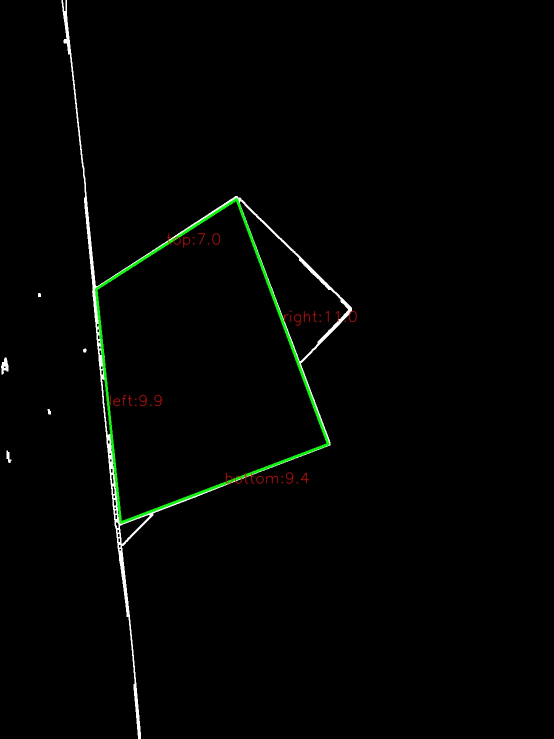
#> input picture fold_paper_2/result/1_max_area_quad.jpg, 1108 x 1477 px, given in place of 4_edges_paper.jpg, which was not available (shown at 1/2 size)
$ python find_max_area.py
#> lines starting #> are read from the running program, lines starting #| are printed output that depends on the picture; after the words box and inside, x2 and y2 are one past the last pixel; in counts of white or black regions, pixels touching at a corner belong together; pictures that were not available may be replaced by others from this repository, and a replacement may not be noted
import cv2
import numpy as np


class MaxAreaQuadFinder:
    def __init__(self, image_path):
#> called with image_path = 'edges/4_edges_paper.jpg'
        self.px2cm = 47.4416628993705  # 像素轉公分的比例
        self.image_path = image_path
        self.img = cv2.imread(image_path)
#> self.img is the input picture: shape (1477, 1108, 3); mean B, G, R 2.4, 3.7, 2.6
        if self.img is None:
            raise FileNotFoundError(f"無法讀取影像: {image_path}")
        self.max_area = 0
        self.max_contour = None
        self.ordered_pts = None  # (tl, tr, br, bl)
        self.side_lengths = None  # dict

    def find_max_area_quad(self):
        gray = cv2.cvtColor(self.img, cv2.COLOR_BGR2GRAY)
        edges = cv2.Canny(gray, 20, 150)
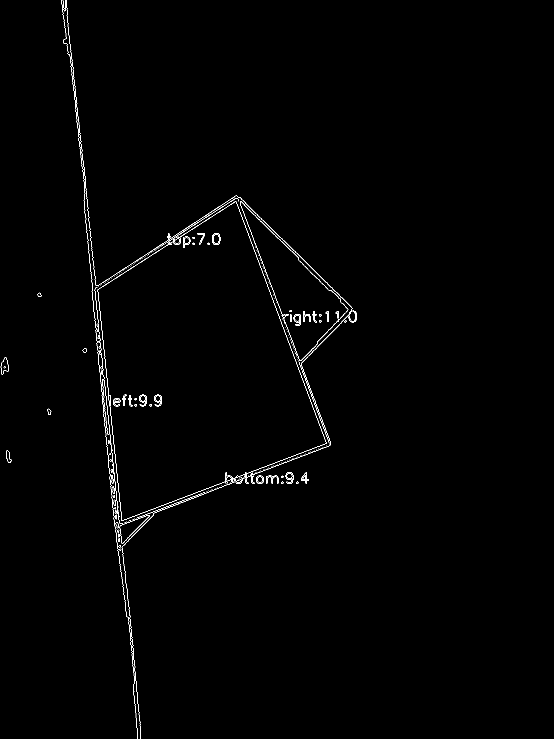
#> edges: shape (1477, 1108) (shown at 1/2 size); 0.68% white in thin lines or dots, all inside (x1, y1, x2, y2) = (1, 0, 714, 1477)
        contours, _ = cv2.findContours(
            edges, cv2.RETR_EXTERNAL, cv2.CHAIN_APPROX_SIMPLE
        )
#> contours = 114 contours, 90 with area under 20; largest, box (x1, y1, x2, y2) and area: (133, 0, 705, 1042) 212832, (239, 1030, 300, 1087) 1234, (204, 759, 220, 870) 521, (1, 715, 18, 750) 324, (571, 944, 587, 968) 228

        for cnt in contours:
            epsilon = 0.02 * cv2.arcLength(cnt, True)
            approx = cv2.approxPolyDP(cnt, epsilon, True)
            if len(approx) == 4:
                area = cv2.contourArea(approx)
                if area > self.max_area:
                    self.max_area = area
                    self.max_contour = approx
#> this loop made 114 passes
#> epsilon on passes 2, 3, 4, 5, 7, 15, 16, 17, 18, 19, 30, 34: 0.257, 0.337, 0.33, 0.29, 0.591, 0.41, 0.33, 0.193, 0.575, 0.257, 0.739, 0.273
#> (epsilon, approx) on passes 6, 9, 11, 13, 14, 20: (0, [[248, 1045]]), (0, [[256, 1042]]), (0, [[264, 1039]]), (0, [[272, 1036]]), (3.81, [[299, 1031], [240, 1051], [243, 1086]]), (6.01, [[404, 986], [274, 1035]])
#> after the loop, self.max_area = 8
        if self.max_contour is not None:
            self.ordered_pts = self._order_points(self.max_contour.reshape(4, 2))
#> in _order_points, `s = pts.sum(axis=1)`: s = [1337, 1337, 1341, 1341]
#> in _order_points, `diff = np.diff(pts, axis=1)`: diff = [857, 861, 861, 857]
#> self.ordered_pts = [[240, 1097], [240, 1097], [240, 1101], [238, 1099]]
            self.side_lengths = self._compute_side_lengths(self.ordered_pts)
#> in _compute_side_lengths, `(tl, tr, br, bl) = rect`: tl = [240, 1097]; br = [240, 1101]; bl = [238, 1099]
#> self.side_lengths = {'top': 0, 'right': 4, 'bottom': 2.83, 'left': 2.83, 'perimeter': 9.66}

    def draw_and_show(self):
        if self.max_contour is not None:
            cv2.drawContours(self.img, [self.max_contour], -1, (0, 255, 0), 3)
#> self.img: shape (1477, 1108, 3); under 0.01% of pixels changed, all inside (x1, y1, x2, y2) = (236, 1095, 245, 1104)
            print("最大面積:", self.max_area)
#| 最大面積: 8.0
            print("四個頂點座標:\n", self.max_contour.reshape(4, 2))
#| 四個頂點座標:
#|  [[ 240 1097]
#|  [ 238 1099]
#|  [ 240 1101]
#|  [ 242 1099]]
            if self.side_lengths:
                print("邊長 :")
                for k, v in self.side_lengths.items():
                    print(f"  {k}: {v:.2f} 像素, {(v / self.px2cm):.2f} cm")
#> this loop made 5 passes
#> (k, v) on passes 1 to 5: ('top', 0), ('right', 4), ('bottom', 2.83), ('left', 2.83), ('perimeter', 9.66)
#|   top: 0.00 像素, 0.00 cm
#|   right: 4.00 像素, 0.08 cm
#|   bottom: 2.83 像素, 0.06 cm
#|   left: 2.83 像素, 0.06 cm
#|   perimeter: 9.66 像素, 0.20 cm
                # 標註邊長
                self._annotate_lengths()
            resized = cv2.resize(self.img, (0, 0), fx=0.5, fy=0.5)
            cv2.imshow("Max Area Quad", resized)
            cv2.waitKey(0)
            cv2.destroyAllWindows()
            # print(self.image_path)
            name = self.image_path.split("\\")[-1].split("_")[0]
            # print(name)
            print(rf"儲存結果到 result\{name}_max_area_quad.jpg")
            cv2.imwrite(rf"result\{name}_max_area_quad.jpg", self.img)
        else:
            print("找不到四邊形")

    @staticmethod
    def _order_points(pts):
        # pts: (4,2)
        rect = np.zeros((4, 2), dtype="float32")
        s = pts.sum(axis=1)
        rect[0] = pts[np.argmin(s)]  # tl
        rect[2] = pts[np.argmax(s)]  # br
        diff = np.diff(pts, axis=1)
        rect[1] = pts[np.argmin(diff)]  # tr
        rect[3] = pts[np.argmax(diff)]  # bl
        return rect

    @staticmethod
    def _dist(a, b):
        return float(np.linalg.norm(a - b))

    def _compute_side_lengths(self, rect):
        (tl, tr, br, bl) = rect
        return {
            "top": self._dist(tl, tr),
            "right": self._dist(tr, br),
            "bottom": self._dist(br, bl),
            "left": self._dist(bl, tl),
            "perimeter": self._dist(tl, tr)
            + self._dist(tr, br)
            + self._dist(br, bl)
            + self._dist(bl, tl),
        }

    def _annotate_lengths(self):
        (tl, tr, br, bl) = self.ordered_pts.astype(int)
#> tl = [240, 1097]; tr = [240, 1097]; br = [240, 1101]; bl = [238, 1099]
        pairs = {
            "top": (tl, tr),
            "right": (tr, br),
            "bottom": (br, bl),
            "left": (bl, tl),
        }
#> pairs = {'top': ([240, 1097], [240, 1097]), 'right': ([240, 1097], [240, 1101]), 'bottom': ([240, 1101], [238, 1099]), 'left': ([238, 1099], [240, 1097])}
        for name, (p1, p2) in pairs.items():
            mid = ((p1[0] + p2[0]) // 2, (p1[1] + p2[1]) // 2)
            length = self.side_lengths[name]
            cv2.putText(
                self.img,
                f"{name}:{(length / self.px2cm):.1f}",
                mid,
                cv2.FONT_HERSHEY_SIMPLEX,
                1,
                (0, 0, 255),
                1,
                cv2.LINE_AA,
            )
#> this loop made 4 passes
#> (name, p1, p2, mid, length) on passes 2 to 4: ('right', [240, 1097], [240, 1101], (240, 1099), 4), ('bottom', [240, 1101], [238, 1099], (239, 1100), 2.83), ('left', [238, 1099], [240, 1097], (239, 1098), 2.83)
#> (name, mid, length) on pass 1: ('top', (240, 1097), 0)
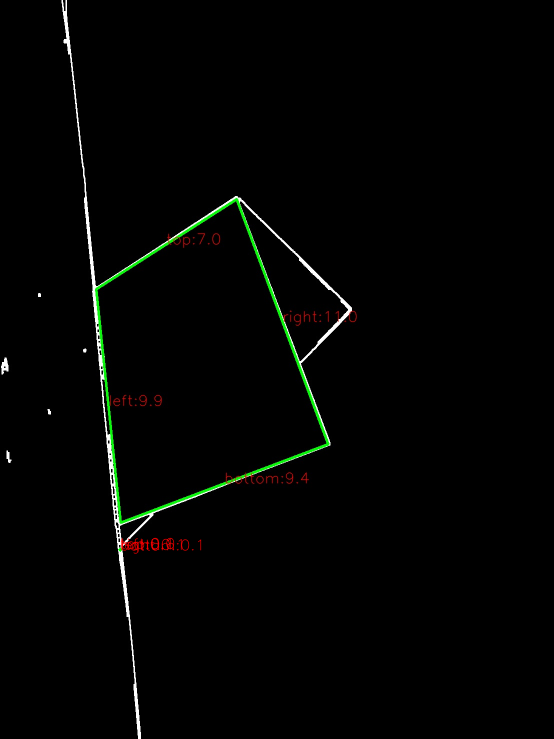
#> self.img: shape (1477, 1108, 3) (shown at 1/2 size); mean B, G, R 2.4, 3.6, 2.8

    def get_side_lengths(self):
        """取得邊長 (像素) 字典，如果尚未計算或找不到四邊形則回傳 None"""
        return self.side_lengths


# 使用範例
if __name__ == "__main__":
    finder = MaxAreaQuadFinder("edges/4_edges_paper.jpg")
    finder.find_max_area_quad()
    finder.draw_and_show()
#> in draw_and_show, `resized = cv2.resize(self.img, (0, 0), fx=0.5, fy=0.5)`:
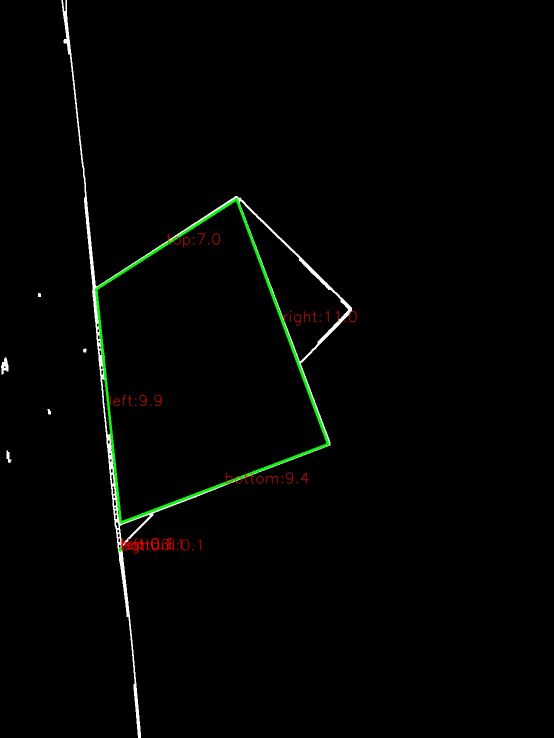
#> resized: shape (738, 554, 3); mean B, G, R 2.4, 3.7, 2.8
